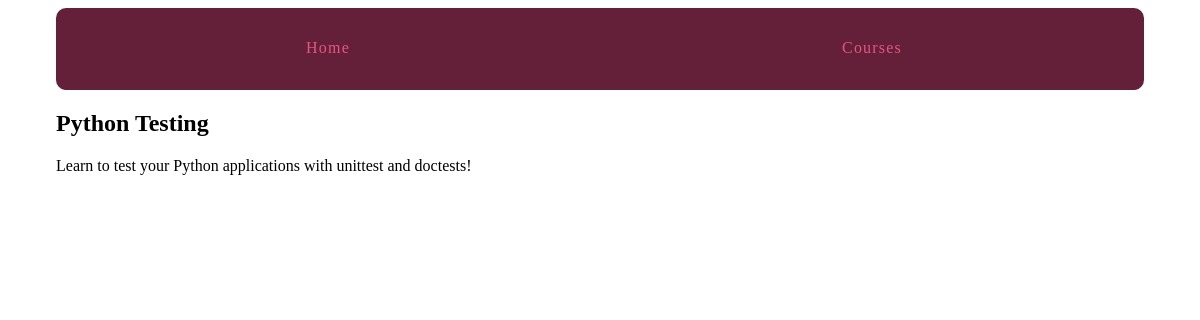
The app's page /courses/4/ with its own data.
### courses/models.py (models this page shows, shortened)
class Course(models.Model):
    created_at = models.DateTimeField(auto_now_add=True)
    title = models.CharField(max_length=255)
    description = models.TextField()

### courses/views.py (the view)
# urls.py: url(r'(?P<pk>\d+)/$', views.course_detail, name='detail'), # Searches for /courses/n
def course_detail(request, pk):
    course = get_object_or_404(Course, pk=pk)
    return render(request, 'courses/course_detail.html', {'course': course})

### courses/templates/courses/course_detail.html (shortened to what this page needs)
{% extends "layout.html" %}
{% block content %}
<article>
    <h2>{{ course.title }}</h2>
    {{ course.description }}
</article>
{% endblock %}

### assets/css/layout.css (style rules this page uses)
html { box-sizing: border-box; }
*, *::after, *::before { box-sizing: inherit; }

### records on screen
Course: title "Python Testing", description "Learn to test your Python applications with unittest and doctests!"
